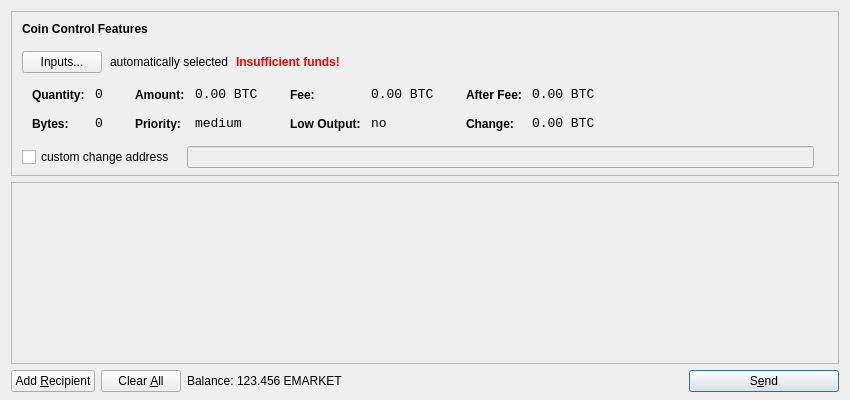
<?xml version="1.0" encoding="UTF-8"?>
<ui version="4.0">
 <class>SendCoinsDialog</class>
 <widget class="QDialog" name="SendCoinsDialog">
  <property name="geometry">
   <rect>
    <x>0</x>
    <y>0</y>
    <width>850</width>
    <height>400</height>
   </rect>
  </property>
  <property name="windowTitle">
   <string>Send Coins</string>
  </property>
  <layout class="QVBoxLayout" name="verticalLayout" stretch="0,1,0">
   <property name="bottomMargin">
    <number>8</number>
   </property>
   <item>
    <widget class="QFrame" name="frameCoinControl">
     <property name="sizePolicy">
      <sizepolicy hsizetype="Expanding" vsizetype="Expanding">
       <horstretch>0</horstretch>
       <verstretch>0</verstretch>
      </sizepolicy>
     </property>
     <property name="maximumSize">
      <size>
       <width>16777215</width>
       <height>16777215</height>
      </size>
     </property>
     <property name="frameShape">
      <enum>QFrame::StyledPanel</enum>
     </property>
     <property name="frameShadow">
      <enum>QFrame::Sunken</enum>
     </property>
     <layout class="QVBoxLayout" name="verticalLayoutCoinControl2">
      <property name="spacing">
       <number>-1</number>
      </property>
      <property name="leftMargin">
       <number>0</number>
      </property>
      <property name="topMargin">
       <number>0</number>
      </property>
      <property name="rightMargin">
       <number>0</number>
      </property>
      <property name="bottomMargin">
       <number>6</number>
      </property>
      <item>
       <layout class="QVBoxLayout" name="verticalLayoutCoinControl" stretch="0,0,0,0,1">
        <property name="spacing">
         <number>0</number>
        </property>
        <property name="leftMargin">
         <number>10</number>
        </property>
        <property name="topMargin">
         <number>10</number>
        </property>
        <item>
         <layout class="QHBoxLayout" name="horizontalLayoutCoinControl1">
          <property name="bottomMargin">
           <number>15</number>
          </property>
          <item>
           <widget class="QLabel" name="labelCoinControlFeatures">
            <property name="sizePolicy">
             <sizepolicy hsizetype="Preferred" vsizetype="Maximum">
              <horstretch>0</horstretch>
              <verstretch>0</verstretch>
             </sizepolicy>
            </property>
            <property name="font">
             <font>
              <weight>75</weight>
              <bold>true</bold>
             </font>
            </property>
            <property name="styleSheet">
             <string notr="true">font-weight:bold;</string>
            </property>
            <property name="text">
             <string>Coin Control Features</string>
            </property>
           </widget>
          </item>
         </layout>
        </item>
        <item>
         <layout class="QHBoxLayout" name="horizontalLayoutCoinControl2" stretch="0,0,0,0">
          <property name="spacing">
           <number>8</number>
          </property>
          <property name="bottomMargin">
           <number>10</number>
          </property>
          <item>
           <widget class="QPushButton" name="pushButtonCoinControl">
            <property name="styleSheet">
             <string notr="true"/>
            </property>
            <property name="text">
             <string>Inputs...</string>
            </property>
           </widget>
          </item>
          <item>
           <widget class="QLabel" name="labelCoinControlAutomaticallySelected">
            <property name="text">
             <string>automatically selected</string>
            </property>
            <property name="margin">
             <number>5</number>
            </property>
           </widget>
          </item>
          <item>
           <widget class="QLabel" name="labelCoinControlInsuffFunds">
            <property name="font">
             <font>
              <weight>75</weight>
              <bold>true</bold>
             </font>
            </property>
            <property name="styleSheet">
             <string notr="true">color:red;font-weight:bold;</string>
            </property>
            <property name="text">
             <string>Insufficient funds!</string>
            </property>
            <property name="margin">
             <number>5</number>
            </property>
           </widget>
          </item>
          <item>
           <spacer name="horizontalSpacerCoinControl">
            <property name="orientation">
             <enum>Qt::Horizontal</enum>
            </property>
            <property name="sizeHint" stdset="0">
             <size>
              <width>40</width>
              <height>1</height>
             </size>
            </property>
           </spacer>
          </item>
         </layout>
        </item>
        <item>
         <widget class="QWidget" name="widgetCoinControl" native="true">
          <property name="sizePolicy">
           <sizepolicy hsizetype="Preferred" vsizetype="Preferred">
            <horstretch>0</horstretch>
            <verstretch>0</verstretch>
           </sizepolicy>
          </property>
          <property name="minimumSize">
           <size>
            <width>0</width>
            <height>0</height>
           </size>
          </property>
          <property name="styleSheet">
           <string notr="true"/>
          </property>
          <layout class="QHBoxLayout" name="horizontalLayoutCoinControl5">
           <property name="margin">
            <number>0</number>
           </property>
           <item>
            <layout class="QHBoxLayout" name="horizontalLayoutCoinControl3" stretch="0,0,0,1">
             <property name="spacing">
              <number>20</number>
             </property>
             <property name="topMargin">
              <number>0</number>
             </property>
             <property name="bottomMargin">
              <number>10</number>
             </property>
             <item>
              <layout class="QFormLayout" name="formLayoutCoinControl1">
               <property name="horizontalSpacing">
                <number>10</number>
               </property>
               <property name="verticalSpacing">
                <number>14</number>
               </property>
               <property name="leftMargin">
                <number>10</number>
               </property>
               <property name="topMargin">
                <number>4</number>
               </property>
               <property name="rightMargin">
                <number>6</number>
               </property>
               <item row="0" column="0">
                <widget class="QLabel" name="labelCoinControlQuantityText">
                 <property name="styleSheet">
                  <string notr="true">font-weight:bold;</string>
                 </property>
                 <property name="text">
                  <string>Quantity:</string>
                 </property>
                 <property name="margin">
                  <number>0</number>
                 </property>
                </widget>
               </item>
               <item row="0" column="1">
                <widget class="QLabel" name="labelCoinControlQuantity">
                 <property name="font">
                  <font>
                   <family>Monospace</family>
                   <pointsize>10</pointsize>
                  </font>
                 </property>
                 <property name="cursor">
                  <cursorShape>IBeamCursor</cursorShape>
                 </property>
                 <property name="contextMenuPolicy">
                  <enum>Qt::ActionsContextMenu</enum>
                 </property>
                 <property name="text">
                  <string notr="true">0</string>
                 </property>
                 <property name="margin">
                  <number>0</number>
                 </property>
                 <property name="textInteractionFlags">
                  <set>Qt::LinksAccessibleByMouse|Qt::TextSelectableByKeyboard|Qt::TextSelectableByMouse</set>
                 </property>
                </widget>
               </item>
               <item row="1" column="0">
                <widget class="QLabel" name="labelCoinControlBytesText">
                 <property name="styleSheet">
                  <string notr="true">font-weight:bold;</string>
                 </property>
                 <property name="text">
                  <string>Bytes:</string>
                 </property>
                </widget>
               </item>
               <item row="1" column="1">
                <widget class="QLabel" name="labelCoinControlBytes">
                 <property name="font">
                  <font>
                   <family>Monospace</family>
                   <pointsize>10</pointsize>
                  </font>
                 </property>
                 <property name="cursor">
                  <cursorShape>IBeamCursor</cursorShape>
                 </property>
                 <property name="contextMenuPolicy">
                  <enum>Qt::ActionsContextMenu</enum>
                 </property>
                 <property name="text">
                  <string notr="true">0</string>
                 </property>
                 <property name="textInteractionFlags">
                  <set>Qt::LinksAccessibleByMouse|Qt::TextSelectableByKeyboard|Qt::TextSelectableByMouse</set>
                 </property>
                </widget>
               </item>
              </layout>
             </item>
             <item>
              <layout class="QFormLayout" name="formLayoutCoinControl2">
               <property name="horizontalSpacing">
                <number>10</number>
               </property>
               <property name="verticalSpacing">
                <number>14</number>
               </property>
               <property name="leftMargin">
                <number>6</number>
               </property>
               <property name="topMargin">
                <number>4</number>
               </property>
               <property name="rightMargin">
                <number>6</number>
               </property>
               <item row="0" column="0">
                <widget class="QLabel" name="labelCoinControlAmountText">
                 <property name="styleSheet">
                  <string notr="true">font-weight:bold;</string>
                 </property>
                 <property name="text">
                  <string>Amount:</string>
                 </property>
                 <property name="margin">
                  <number>0</number>
                 </property>
                </widget>
               </item>
               <item row="0" column="1">
                <widget class="QLabel" name="labelCoinControlAmount">
                 <property name="font">
                  <font>
                   <family>Monospace</family>
                   <pointsize>10</pointsize>
                  </font>
                 </property>
                 <property name="cursor">
                  <cursorShape>IBeamCursor</cursorShape>
                 </property>
                 <property name="contextMenuPolicy">
                  <enum>Qt::ActionsContextMenu</enum>
                 </property>
                 <property name="text">
                  <string notr="true">0.00 BTC</string>
                 </property>
                 <property name="textInteractionFlags">
                  <set>Qt::LinksAccessibleByMouse|Qt::TextSelectableByKeyboard|Qt::TextSelectableByMouse</set>
                 </property>
                </widget>
               </item>
               <item row="1" column="0">
                <widget class="QLabel" name="labelCoinControlPriorityText">
                 <property name="styleSheet">
                  <string notr="true">font-weight:bold;</string>
                 </property>
                 <property name="text">
                  <string>Priority:</string>
                 </property>
                </widget>
               </item>
               <item row="1" column="1">
                <widget class="QLabel" name="labelCoinControlPriority">
                 <property name="font">
                  <font>
                   <family>Monospace</family>
                   <pointsize>10</pointsize>
                  </font>
                 </property>
                 <property name="cursor">
                  <cursorShape>IBeamCursor</cursorShape>
                 </property>
                 <property name="contextMenuPolicy">
                  <enum>Qt::ActionsContextMenu</enum>
                 </property>
                 <property name="text">
                  <string>medium</string>
                 </property>
                 <property name="textInteractionFlags">
                  <set>Qt::LinksAccessibleByMouse|Qt::TextSelectableByKeyboard|Qt::TextSelectableByMouse</set>
                 </property>
                </widget>
               </item>
              </layout>
             </item>
             <item>
              <layout class="QFormLayout" name="formLayoutCoinControl3">
               <property name="horizontalSpacing">
                <number>10</number>
               </property>
               <property name="verticalSpacing">
                <number>14</number>
               </property>
               <property name="leftMargin">
                <number>6</number>
               </property>
               <property name="topMargin">
                <number>4</number>
               </property>
               <property name="rightMargin">
                <number>6</number>
               </property>
               <item row="0" column="0">
                <widget class="QLabel" name="labelCoinControlFeeText">
                 <property name="styleSheet">
                  <string notr="true">font-weight:bold;</string>
                 </property>
                 <property name="text">
                  <string>Fee:</string>
                 </property>
                 <property name="margin">
                  <number>0</number>
                 </property>
                </widget>
               </item>
               <item row="0" column="1">
                <widget class="QLabel" name="labelCoinControlFee">
                 <property name="font">
                  <font>
                   <family>Monospace</family>
                   <pointsize>10</pointsize>
                  </font>
                 </property>
                 <property name="cursor">
                  <cursorShape>IBeamCursor</cursorShape>
                 </property>
                 <property name="contextMenuPolicy">
                  <enum>Qt::ActionsContextMenu</enum>
                 </property>
                 <property name="text">
                  <string notr="true">0.00 BTC</string>
                 </property>
                 <property name="textInteractionFlags">
                  <set>Qt::LinksAccessibleByMouse|Qt::TextSelectableByKeyboard|Qt::TextSelectableByMouse</set>
                 </property>
                </widget>
               </item>
               <item row="1" column="0">
                <widget class="QLabel" name="labelCoinControlLowOutputText">
                 <property name="styleSheet">
                  <string notr="true">font-weight:bold;</string>
                 </property>
                 <property name="text">
                  <string>Low Output:</string>
                 </property>
                </widget>
               </item>
               <item row="1" column="1">
                <widget class="QLabel" name="labelCoinControlLowOutput">
                 <property name="font">
                  <font>
                   <family>Monospace</family>
                   <pointsize>10</pointsize>
                  </font>
                 </property>
                 <property name="cursor">
                  <cursorShape>IBeamCursor</cursorShape>
                 </property>
                 <property name="contextMenuPolicy">
                  <enum>Qt::ActionsContextMenu</enum>
                 </property>
                 <property name="text">
                  <string>no</string>
                 </property>
                 <property name="textInteractionFlags">
                  <set>Qt::LinksAccessibleByMouse|Qt::TextSelectableByKeyboard|Qt::TextSelectableByMouse</set>
                 </property>
                </widget>
               </item>
              </layout>
             </item>
             <item>
              <layout class="QFormLayout" name="formLayoutCoinControl4">
               <property name="horizontalSpacing">
                <number>10</number>
               </property>
               <property name="verticalSpacing">
                <number>14</number>
               </property>
               <property name="leftMargin">
                <number>6</number>
               </property>
               <property name="topMargin">
                <number>4</number>
               </property>
               <property name="rightMargin">
                <number>6</number>
               </property>
               <item row="0" column="0">
                <widget class="QLabel" name="labelCoinControlAfterFeeText">
                 <property name="styleSheet">
                  <string notr="true">font-weight:bold;</string>
                 </property>
                 <property name="text">
                  <string>After Fee:</string>
                 </property>
                 <property name="margin">
                  <number>0</number>
                 </property>
                </widget>
               </item>
               <item row="0" column="1">
                <widget class="QLabel" name="labelCoinControlAfterFee">
                 <property name="font">
                  <font>
                   <family>Monospace</family>
                   <pointsize>10</pointsize>
                  </font>
                 </property>
                 <property name="cursor">
                  <cursorShape>IBeamCursor</cursorShape>
                 </property>
                 <property name="contextMenuPolicy">
                  <enum>Qt::ActionsContextMenu</enum>
                 </property>
                 <property name="text">
                  <string notr="true">0.00 BTC</string>
                 </property>
                 <property name="textInteractionFlags">
                  <set>Qt::LinksAccessibleByMouse|Qt::TextSelectableByKeyboard|Qt::TextSelectableByMouse</set>
                 </property>
                </widget>
               </item>
               <item row="1" column="0">
                <widget class="QLabel" name="labelCoinControlChangeText">
                 <property name="styleSheet">
                  <string notr="true">font-weight:bold;</string>
                 </property>
                 <property name="text">
                  <string>Change:</string>
                 </property>
                </widget>
               </item>
               <item row="1" column="1">
                <widget class="QLabel" name="labelCoinControlChange">
                 <property name="font">
                  <font>
                   <family>Monospace</family>
                   <pointsize>10</pointsize>
                  </font>
                 </property>
                 <property name="cursor">
                  <cursorShape>IBeamCursor</cursorShape>
                 </property>
                 <property name="contextMenuPolicy">
                  <enum>Qt::ActionsContextMenu</enum>
                 </property>
                 <property name="text">
                  <string notr="true">0.00 BTC</string>
                 </property>
                 <property name="textInteractionFlags">
                  <set>Qt::LinksAccessibleByMouse|Qt::TextSelectableByKeyboard|Qt::TextSelectableByMouse</set>
                 </property>
                </widget>
               </item>
              </layout>
             </item>
            </layout>
           </item>
          </layout>
         </widget>
        </item>
        <item>
         <layout class="QHBoxLayout" name="horizontalLayoutCoinControl4" stretch="0,0,0">
          <property name="spacing">
           <number>12</number>
          </property>
          <property name="sizeConstraint">
           <enum>QLayout::SetDefaultConstraint</enum>
          </property>
          <property name="topMargin">
           <number>5</number>
          </property>
          <property name="rightMargin">
           <number>5</number>
          </property>
          <item>
           <widget class="QCheckBox" name="checkBoxCoinControlChange">
            <property name="text">
             <string>custom change address</string>
            </property>
           </widget>
          </item>
          <item>
           <widget class="QLineEdit" name="lineEditCoinControlChange">
            <property name="enabled">
             <bool>false</bool>
            </property>
            <property name="sizePolicy">
             <sizepolicy hsizetype="Expanding" vsizetype="Fixed">
              <horstretch>0</horstretch>
              <verstretch>0</verstretch>
             </sizepolicy>
            </property>
           </widget>
          </item>
          <item>
           <widget class="QLabel" name="labelCoinControlChangeLabel">
            <property name="sizePolicy">
             <sizepolicy hsizetype="Preferred" vsizetype="Expanding">
              <horstretch>0</horstretch>
              <verstretch>0</verstretch>
             </sizepolicy>
            </property>
            <property name="minimumSize">
             <size>
              <width>0</width>
              <height>0</height>
             </size>
            </property>
            <property name="text">
             <string/>
            </property>
            <property name="margin">
             <number>3</number>
            </property>
           </widget>
          </item>
         </layout>
        </item>
        <item>
         <spacer name="verticalSpacerCoinControl">
          <property name="orientation">
           <enum>Qt::Vertical</enum>
          </property>
          <property name="sizeHint" stdset="0">
           <size>
            <width>800</width>
            <height>1</height>
           </size>
          </property>
         </spacer>
        </item>
       </layout>
      </item>
     </layout>
    </widget>
   </item>
   <item>
    <widget class="QScrollArea" name="scrollArea">
     <property name="widgetResizable">
      <bool>true</bool>
     </property>
     <widget class="QWidget" name="scrollAreaWidgetContents">
      <property name="geometry">
       <rect>
        <x>0</x>
        <y>0</y>
        <width>830</width>
        <height>165</height>
       </rect>
      </property>
      <layout class="QVBoxLayout" name="verticalLayout_2">
       <property name="margin">
        <number>0</number>
       </property>
       <item>
        <layout class="QVBoxLayout" name="entries">
         <property name="spacing">
          <number>6</number>
         </property>
        </layout>
       </item>
       <item>
        <spacer name="verticalSpacer">
         <property name="orientation">
          <enum>Qt::Vertical</enum>
         </property>
         <property name="sizeHint" stdset="0">
          <size>
           <width>20</width>
           <height>40</height>
          </size>
         </property>
        </spacer>
       </item>
      </layout>
     </widget>
    </widget>
   </item>
   <item>
    <layout class="QHBoxLayout" name="horizontalLayout">
     <item>
      <widget class="QPushButton" name="addButton">
       <property name="toolTip">
        <string>Send to multiple recipients at once</string>
       </property>
       <property name="text">
        <string>Add &amp;Recipient</string>
       </property>
       <property name="icon">
        <iconset resource="../bitcoin.qrc">
         <normaloff>:/icons/add</normaloff>:/icons/add</iconset>
       </property>
       <property name="autoDefault">
        <bool>false</bool>
       </property>
      </widget>
     </item>
     <item>
      <widget class="QPushButton" name="clearButton">
       <property name="sizePolicy">
        <sizepolicy hsizetype="Minimum" vsizetype="Fixed">
         <horstretch>0</horstretch>
         <verstretch>0</verstretch>
        </sizepolicy>
       </property>
       <property name="toolTip">
        <string>Remove all transaction fields</string>
       </property>
       <property name="text">
        <string>Clear &amp;All</string>
       </property>
       <property name="icon">
        <iconset resource="../bitcoin.qrc">
         <normaloff>:/icons/remove</normaloff>:/icons/remove</iconset>
       </property>
       <property name="autoRepeatDelay">
        <number>300</number>
       </property>
       <property name="autoDefault">
        <bool>false</bool>
       </property>
      </widget>
     </item>
     <item>
      <layout class="QHBoxLayout" name="horizontalLayout_2">
       <property name="spacing">
        <number>3</number>
       </property>
       <item>
        <widget class="QLabel" name="label">
         <property name="text">
          <string>Balance:</string>
         </property>
        </widget>
       </item>
       <item>
        <widget class="QLabel" name="labelBalance">
         <property name="cursor">
          <cursorShape>IBeamCursor</cursorShape>
         </property>
         <property name="text">
          <string>123.456 EMARKET</string>
         </property>
         <property name="textInteractionFlags">
          <set>Qt::LinksAccessibleByMouse|Qt::TextSelectableByKeyboard|Qt::TextSelectableByMouse</set>
         </property>
        </widget>
       </item>
      </layout>
     </item>
     <item>
      <spacer name="horizontalSpacer">
       <property name="orientation">
        <enum>Qt::Horizontal</enum>
       </property>
       <property name="sizeHint" stdset="0">
        <size>
         <width>40</width>
         <height>20</height>
        </size>
       </property>
      </spacer>
     </item>
     <item>
      <widget class="QPushButton" name="sendButton">
       <property name="minimumSize">
        <size>
         <width>150</width>
         <height>0</height>
        </size>
       </property>
       <property name="toolTip">
        <string>Confirm the send action</string>
       </property>
       <property name="text">
        <string>S&amp;end</string>
       </property>
       <property name="icon">
        <iconset resource="../bitcoin.qrc">
         <normaloff>:/icons/send</normaloff>:/icons/send</iconset>
       </property>
       <property name="default">
        <bool>true</bool>
       </property>
      </widget>
     </item>
    </layout>
   </item>
  </layout>
 </widget>
 <resources>
  <include location="../bitcoin.qrc"/>
 </resources>
 <connections/>
</ui>
